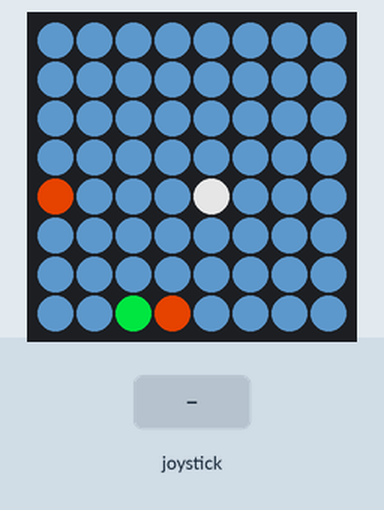
Recording of a program running on a simulated Raspberry Pi (BCM pin numbers) with a Sense HAT. Shown: the Sense HAT's 8×8 RGB LED matrix. The inputs (shaded band) are chosen by the test bench. Dim RGB values are drawn brighter than linear; random numbers come from a fixed seed; the 64×8 strip is a reading aid, not a part: it shows the text the matrix is scrolling, unrolled, one strip-width of it at a time; threads take turns every 2 ms; the clock reads 2024-03-15 10:24:30 at power-on unless the program sets it.

Above: at 1.8 s.
1.9 s: joystick pushed up
At 2.47 s:
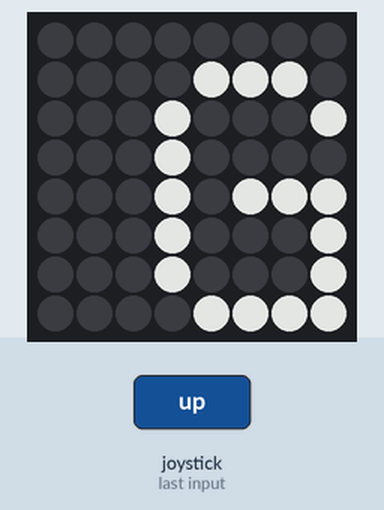
At 10.0 s:
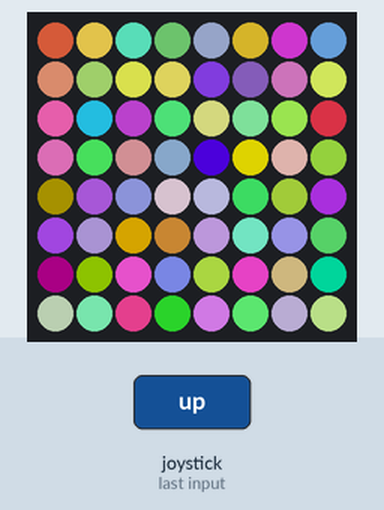

The program:

app-disco-clock.py
```python
import time
import random
import threading
import math
import sense_hat

# Initialize Sense HAT
sense = sense_hat.SenseHat()
sense.low_light = True

# Game state
starting_enemies = [[4, 6], [0, 4]]
state = {
    "bug_x": 4,
    "bug_y": 4,
    "bug_rgb": (250, 250, 250),
    "food_x": 2,
    "food_y": 7,
    "food_rgb": (0, 255, 50),
    "level": 1,
    "enemies": starting_enemies,
    "enemy_rgb": (255, 50, 0),
    "game_started": False,
    "game_over": False,
    "disco_mode": False
}

# Store initial state to reset game
start_over_state = dict(state)

def setscreen():
    """Update LED matrix based on game state."""
    global state
    if sense.low_light:
        zero = 8
    else:
        zero = 48
    brightness = 255 - zero
    sense.clear((50, 100, 150))
    sense.set_pixel(state["food_x"], state["food_y"], state["food_rgb"])
    sense.set_pixel(state["bug_x"], state["bug_y"], state["bug_rgb"])
    for e in state["enemies"]:
        sense.set_pixel(e[0], e[1], state["enemy_rgb"])

def distance(x1, y1, x2, y2):
    """Calculate distance between two points."""
    return math.hypot(x2 - x1, y2 - y1)

def clip(pixels, nmin=0, nmax=255):
    """Clip RGB values to ensure they are within 0-255 range."""
    return tuple(max(min(nmax, n), nmin) for n in pixels)

def check_pos():
    """Check bug position for collisions or food consumption."""
    global state
    bug_x = state["bug_x"]
    bug_y = state["bug_y"]
    food_x = state["food_x"]
    food_y = state["food_y"]
    level = state["level"]

    fdist = distance(bug_x, bug_y, food_x, food_y)

    # Check for collisions with enemies
    for e in state["enemies"]:
        edist = distance(bug_x, bug_y, e[0], e[1])
        if edist == 0:
            # Game over
            sense.show_message("Game Over, Level {}".format(state["level"]))
            state = dict(start_over_state)
            return

    # Check distance to food
    if fdist == 0.0:
        # Bug eats food and gets healthier
        state["bug_rgb"] = (255, 255, 255)
        state["level"] += 1
        state["enemies"].append([random.randint(0, 7), random.randint(0, 7)])
        sense.show_message(str(state["level"]))
        time.sleep(1)
        # Move food to a new location that's not under the bug
        while True:
            state["food_x"] = random.randint(0, 7)
            if state["food_x"] != state["bug_x"]:
                break
        while True:
            state["food_y"] = random.randint(0, 7)
            if state["food_y"] != state["bug_y"]:
                break

    elif fdist < 2.5:
        # Bug is close to food; strengthen bug
        state["bug_rgb"] = clip([min(i + 10, 255) for i in state["bug_rgb"]])

def rand_step(xy):
    """Take one random step in a 2D space."""
    x, y = xy
    new_x = x + random.choice([-1, 0, 1])
    new_y = y + random.choice([-1, 0, 1])
    return [max(0, min(7, new_x)), max(0, min(7, new_y))]

def move_enemies():
    """Move enemies randomly on the grid."""
    global state
    reserved = [[state["bug_x"], state["bug_y"]], [state["food_x"], state["food_y"]]]
    new_enemies = []
    for e in state["enemies"]:
        while True:
            new_e = rand_step(e)
            if new_e not in reserved:
                break
        new_enemies.append(new_e)
    state["enemies"] = new_enemies
    setscreen()

def draw_bug(event):
    """Handle joystick events to move the bug."""
    global state
    if state["game_over"]:
        return
    if not state["game_started"]:
        state["game_started"] = True
        sense.show_message("Game Started")
        time.sleep(1)
    if event.action == sense_hat.ACTION_RELEASED:
        return
    elif event.direction == sense_hat.DIRECTION_UP:
        state["bug_y"] = max(0, state["bug_y"] - 1)
    elif event.direction == sense_hat.DIRECTION_DOWN:
        state["bug_y"] = min(7, state["bug_y"] + 1)
    elif event.direction == sense_hat.DIRECTION_RIGHT:
        state["bug_x"] = min(7, state["bug_x"] + 1)
    elif event.direction == sense_hat.DIRECTION_LEFT:
        state["bug_x"] = max(0, state["bug_x"] - 1)
    setscreen()
    check_pos()

def display_disco():
    """Display disco-like effects with flashing colors."""
    global state
    while True:
        if state["game_over"]:
            time.sleep(30)  # Display disco for 30 seconds after game over
        elif not state["game_started"]:
            time.sleep(1)  # Wait for game start
        else:
            for x in range(8):
                for y in range(8):
                    r = random.randint(0, 255)
                    g = random.randint(0, 255)
                    b = random.randint(0, 255)
                    sense.set_pixel(x, y, (r, g, b))
            time.sleep(0.5)

# Event listeners for joystick
sense.stick.direction_up = draw_bug
sense.stick.direction_down = draw_bug
sense.stick.direction_left = draw_bug
sense.stick.direction_right = draw_bug
sense.stick.direction_middle = draw_bug

# Start displaying disco mode in a separate thread
disco_thread = threading.Thread(target=display_disco)
disco_thread.daemon = True
disco_thread.start()

# Initial setup of the game screen
setscreen()
sense.set_pixel(state["bug_x"], state["bug_y"], state["bug_rgb"])

# Game loop
last_tick = round(time.time(), 1) * 10
while True:
    timer = 20 - (state["level"] % 20)
    tick = round(time.time(), 1) * 10

    # Move enemies periodically
    if (tick % timer == 0) and (tick > last_tick):
        move_enemies()
        last_tick = tick

    time.sleep(0.1)  # Reduce CPU usage

# Pause indefinitely, awaiting joystick events
sense.stick.wait_for_event()
```

Measured:
- what the display in image 2 shows lasts 0.5 s, from 9.7 s to 10.2 s
